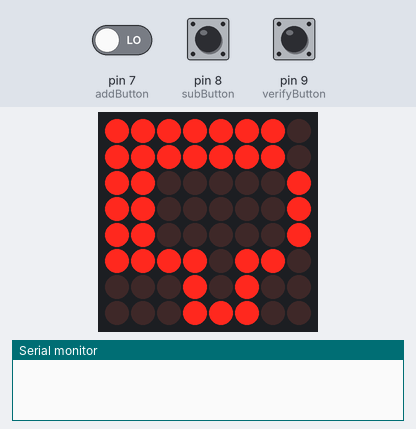
The sketch below on a simulated Arduino Uno, built with avr-gcc and run on an emulated ATmega328P. On the bench: 8×8 LED matrix, the last lines printed to the serial monitor. The inputs (shaded band) are chosen by the test bench; at power-on: pin 9 (verifyButton) HIGH, pin 7 (addButton) LOW, pin 8 (subButton) LOW. Random numbers use the default seed unless the sketch sets one.

Above: at 2.8 s.
2.9 s: pin 9 (verifyButton) pulled LOW for 1.2 s
At 3.6 s:
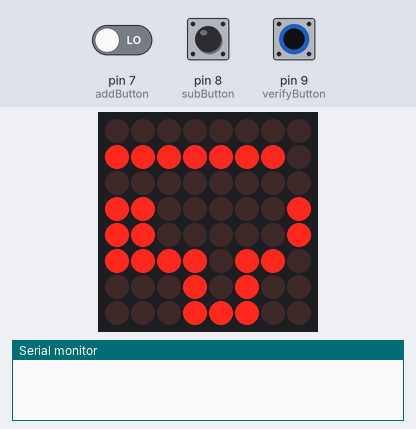
5.6 s: pin 9 (verifyButton) pulled LOW for 3.2 s
10.3 s: pin 7 (addButton) driven HIGH and pin 9 (verifyButton) driven LOW
At 10.87 s:
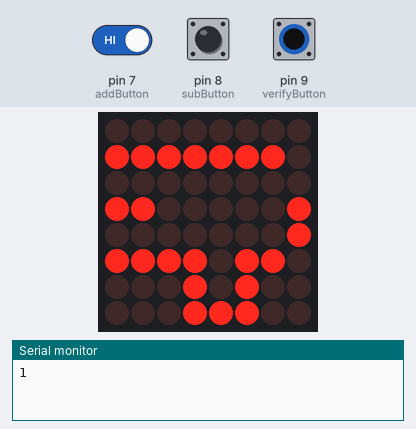
12.7 s: pin 8 (subButton) pulled HIGH for 1.2 s
At 12.83 s:
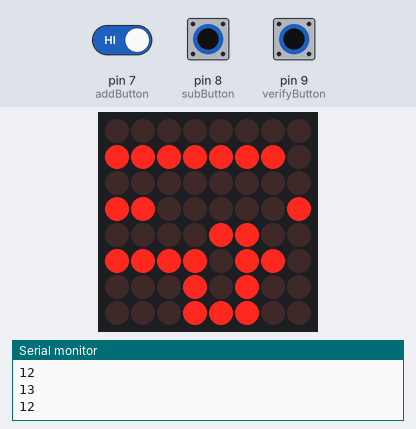
15.9 s: pin 7 (addButton) driven LOW
17.4 s: pin 7 (addButton) driven HIGH
At 17.47 s:
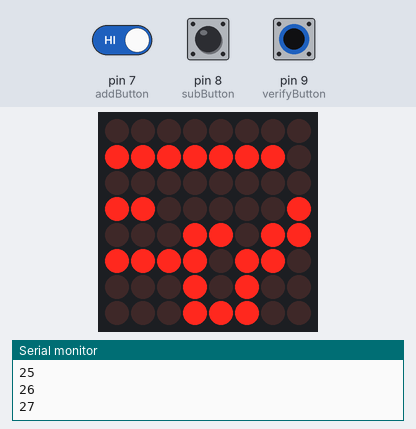
Timing chart, 0 to 20.4 s (numbered marks = the images above; inputs shaded):
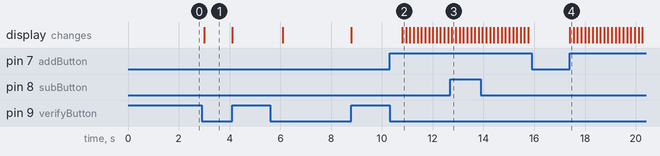

The sketch:

ledcontrol.ino
```cpp
#include <LedControl.h>

#define setRand A0
unsigned int NUM1,NUM2,NUM3,INCREMENT;

int DIN = 12;
int CS =  11;
int CLK = 10;
int addButton = 7;
int subButton = 8;
int verifyButton = 9;
int resp = 0;

LedControl lc=LedControl(DIN,CLK,CS,1);

int correct = 0;
byte pos[]=
{
  B00011100,
  B00010100,
  B11110110,
  B11000001,
  B11000001,
  B11000001,
  B11111110,
  B11111110
};

byte neg[] =
{
  B11111110,
  B11111110,
  B11000001,
  B11000001,
  B11000001,
  B11110110,
  B00010100,
  B00011100
};

byte jogo1 [] =
{
  B00000010,
  B00000000,
  B00000100,
  B00000000,
  B00000000,
  B00000000,
  B00000000,
  B00000000
};

byte jogo2 [] =
{
  B00001110,
  B00000000,
  B00010101,
  B00000000,
  B00000000,
  B00000000,
  B00000000,
  B00000000
};

void setup(){
 pinMode(addButton, INPUT);
 pinMode(subButton, INPUT);
 pinMode(verifyButton, INPUT);
 pinMode(setRand,INPUT);
 lc.shutdown(0,false);       //The MAX72XX is in power-saving mode on startup
 lc.setIntensity(0,15);      // Set the brightness to maximum value
 lc.clearDisplay(0);         // and clear the display
 Serial.begin(9600);
 Serial.flush();
 randomNumbers();
}
void randomNumbers(){
    srand((unsigned)analogRead(A0));
  do{
    NUM1 = rand()%255;
    INCREMENT = rand()%10;
  }while(NUM1 == INCREMENT);
  NUM2 = NUM1 + INCREMENT;
}
void verify() { // verifica se a resposta esta correta e inicia novo jogo randomicamente.
    correct=resp == (NUM2+INCREMENT)?1:-1;

    if(correct == 1) {
      printByte(pos);
      delay(1000);
      randomNumbers();
    }
    if(correct == -1) {
      printByte(neg);
      delay(1000);
    }
    correct = 0;
    resp = 0;
  //jogo = jogos[random(0, 2)];
}

void printByte(byte character []) // imprime a imagem do byte no display.
{
  int i = 0;
  for(i=0;i<8;i++)
  {
    lc.setRow(0,i,character[i]);
  }
}
void printGame(uint8_t jogo,uint8_t row){
  //for(register unsigned int cont = 0 ; cont < 8 ; cont ++)
  uint8_t binario = (1UL<<jogo);
  lc.setRow(0,row,binario);
}
void loop(){

    printGame(NUM1,0);
    printGame(NUM2,2);

    while(digitalRead(verifyButton) == 0) {
      if(digitalRead(addButton) == 1) {
        resp++;
        Serial.println(resp);
        lc.setRow(0,4, resp);
        delay(150);
      }

      if(digitalRead(subButton) == 1) {
        resp--;
        Serial.println(resp);
        lc.setRow(0,4, resp);
        delay(150);
      }
    }
    verify();
}
```

Measured:
- after the input at 2.9 s, the display: changes after 0.11 s (image 1)
- after the input at 10.3 s, the display: changes after 0.50 s (image 2)
- after the input at 15.9 s, every drawn part: stays the same
- after the input at 17.4 s, the display: changes at once (image 4)
